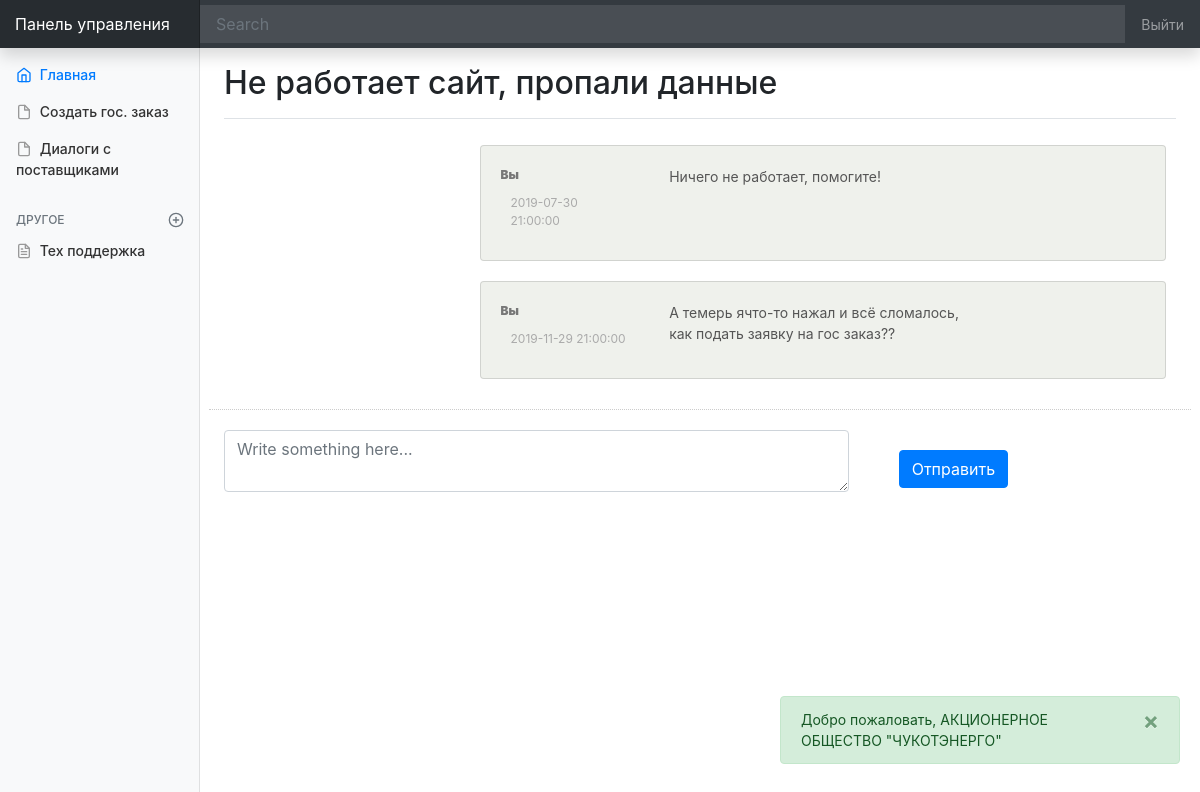
The page /gospanel/?act=dialogDetail&support=1 (signed in) on the database as committed earlier.
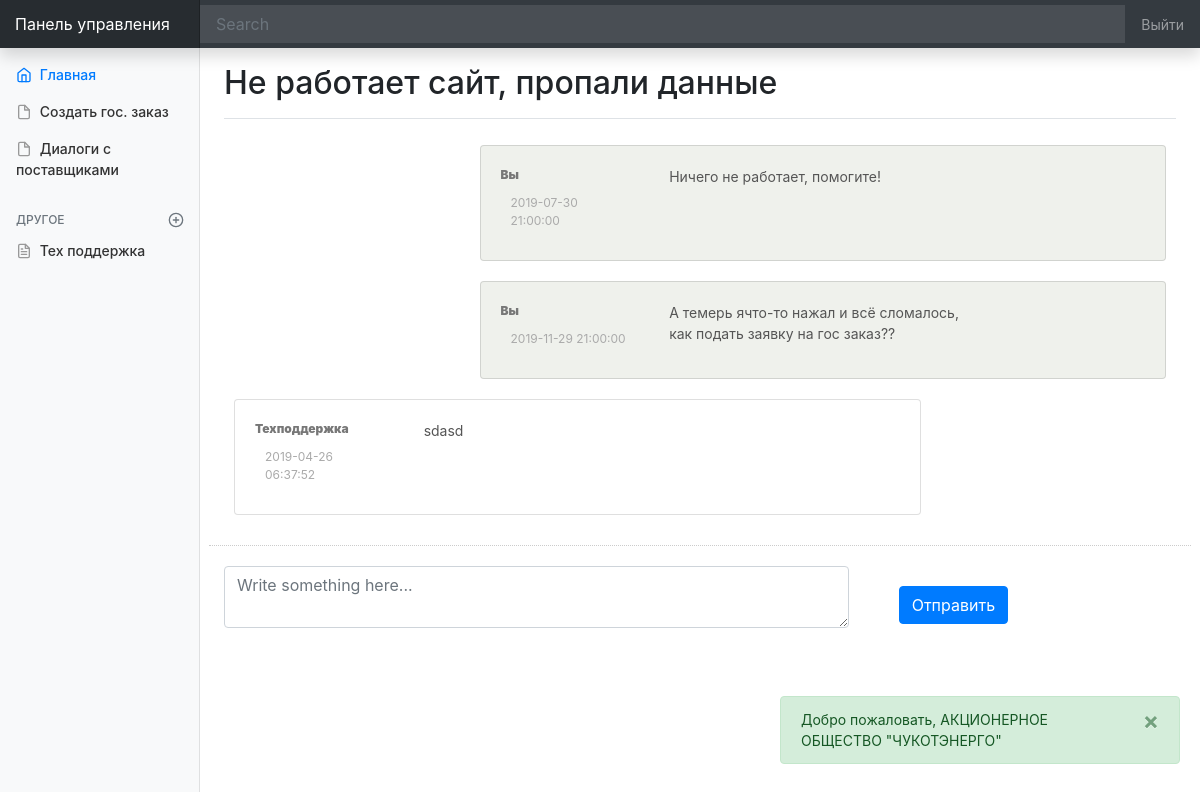
The same page on the database as committed later.
### tables this page shows
CREATE TABLE `support_chat` (
  `id` int(11) NOT NULL,
  `sender` varchar(255) NOT NULL,
  `text` text NOT NULL,
  `date` timestamp NOT NULL DEFAULT CURRENT_TIMESTAMP,
  `id_support` int(11) NOT NULL
);

### gospanel/templates/dialogDetail.php (the view, shortened to what this page needs)
<main role="main" class="col-md-9 ml-sm-auto col-lg-10 px-4">
<div class="main_container">
<div class="d-flex justify-content-between flex-wrap flex-md-nowrap align-items-center pt-3 pb-2 mb-3 border-bottom">
<h1 class="h2"><?=$result[0]["reason"]?></h1>
</div>
<div id="allChat">
<?for ($i=0;$i<count($result);$i++){
    $isAdmin=($result[$i]['sender']=="0")?TRUE:FALSE;
    ?>
<div class="row">
    <?=(!$isAdmin)?"<div class='col-3'></div> ": "";?>
    <div class="col-9">
        <div class="card" style="margin: 10px;<?=(!$isAdmin)?"background: #eff1ec;": "";?>">
            <div class="card-body" style="float:right;color:#777; ">
                <div class="row">
                    <div class="col-3">
                    <div class="">
                    <div class="black_bold_title">
                    <b><?=(!$isAdmin)?"Вы": "Техподдержка";?></b>
                    </div>
                    <div class="item_date_block">
                    <div class="gray_title">
                    <?=$result[$i]['date']?>
                    </div>
                    </div>
                    </div>
                    </div>
                    <div class="col-6">
                    <div class="">
                    <div class="" style="color:#555;">
                    <?=$result[$i]['text']?>
                    </div>
                    </div>
                    </div>
                </div>
        </div>
        </div>
    </div>
</div>
<?}?>
</div>
<div class="row" style="margin-top: 20px;padding-top:20px;border-top:1px dotted #ccc">
<div class="col-8">
<textarea class="form-control z-depth-1" id="exampleFormControlTextarea6" rows="2" placeholder="Write something here..."></textarea>
</div>
<div class="col-4">
<button type="submit" class="btn btn-primary" style="margin-top:20px; margin-left: 20px;" id="sendmess" onclick="sendMessage()">Отправить</button>
</div>
</div>
</div>
</main>

Rows that differ between the two databases and show on the page:
added support_chat: sender "Техподдержка", date "2019-04-26 06:37:52", text "sdasd"
